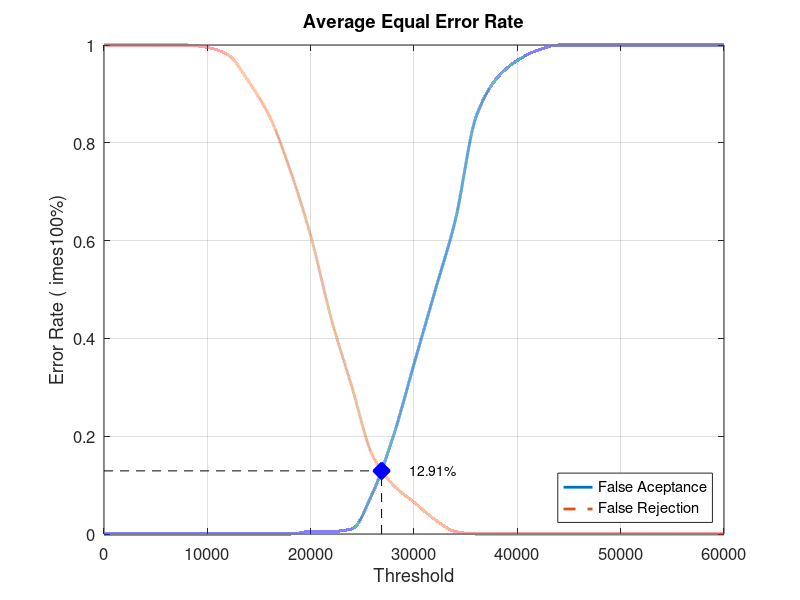
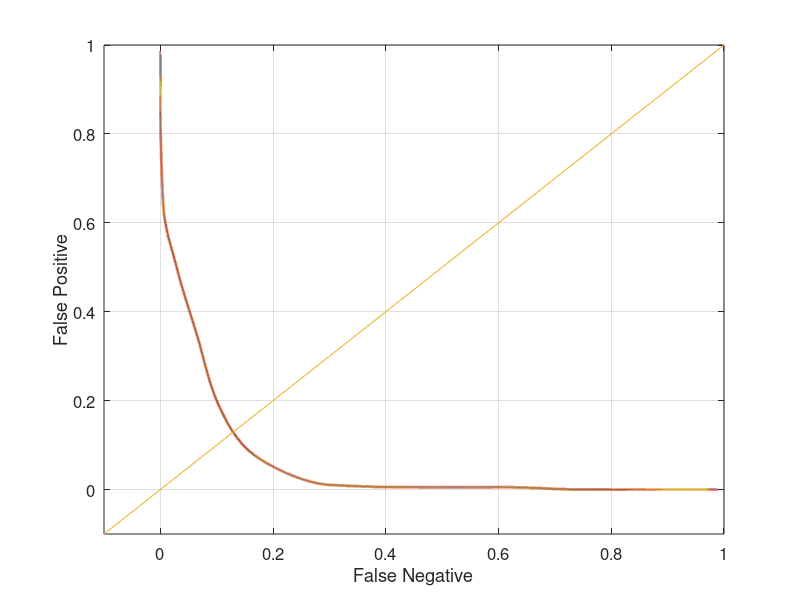

Here is the MATLAB script that generated these plots, in order:
close all;
clear;
clc;
x = 0:2000:60000;
xq = 0:0.5:60000;

y0 = [0 0 0 0 0 0 0 0 0 0 0.00526316 0.00526316 0.0105263 0.0842105 0.2 0.347368 0.494737 0.642105 0.852632 0.931579 0.968421 0.989474 1 1 1 1 1 1 1 1 1]
yy0 = interp1(x, y0, xq, 'pchip');
y1 = [1 1 1 1 1 0.995 0.98 0.925 0.855 0.745 0.61 0.44 0.3 0.16 0.1 0.065 0.03 0.005 0 0 0 0 0 0 0 0 0 0 0 0 0]
yy1 = interp1(x, y1, xq, 'pchip');

% Calculating EER: 
y2 = abs(y0 - y1);
find(y2 == min(y2))
yy2 = abs(yy0 - yy1);
xEER = find(yy2 == min(yy2));
xEERIndex = xq(xEER) % X-axis EER
yEER = yy0(xEER) % Y-axis EER

main = figure
plot(xq, yy0,'-','LineWidth', 2);	hold on
plot(xq, yy1,'--','LineWidth', 2);	hold on
plot([xEERIndex xEERIndex], [0 yEER], 'k--');	hold on
plot([0 xEERIndex], [yEER yEER], 'k--');	hold on
plot(xEERIndex, yEER, 'bx', 'LineWidth', 10);	hold on
text(xEERIndex + 10 * xEERIndex / 100, yEER, [num2str(round((10000 * yEER)) / 100) '%'])
legend('False Aceptance', 'False Rejection', 'Location', 'SouthEast')
xlabel('Threshold')
ylabel('Error Rate (	imes100%)')
title('Average Equal Error Rate')
set(gca, 'FontSize', 12)
axis([0 60000 0 1])
grid on

print(main, 'Database1_1Main', '-dpng');
FNRxFPR = figure('Color', [1 1 1]);
plot(yy1, yy0, '-', yy1, yy0, 'LineWidth', 2);
hold on
y = -0.1:0.1:1
plot(y, y); 
set(gca, 'FontSize', 12)
xlabel('False Negative')
ylabel('False Positive')
axis([-0.1 1 -0.1 1])
set(gca, 'FontSize', 12)
grid on

print(FNRxFPR, 'Database1_1FNRxFPR','-dpng');
